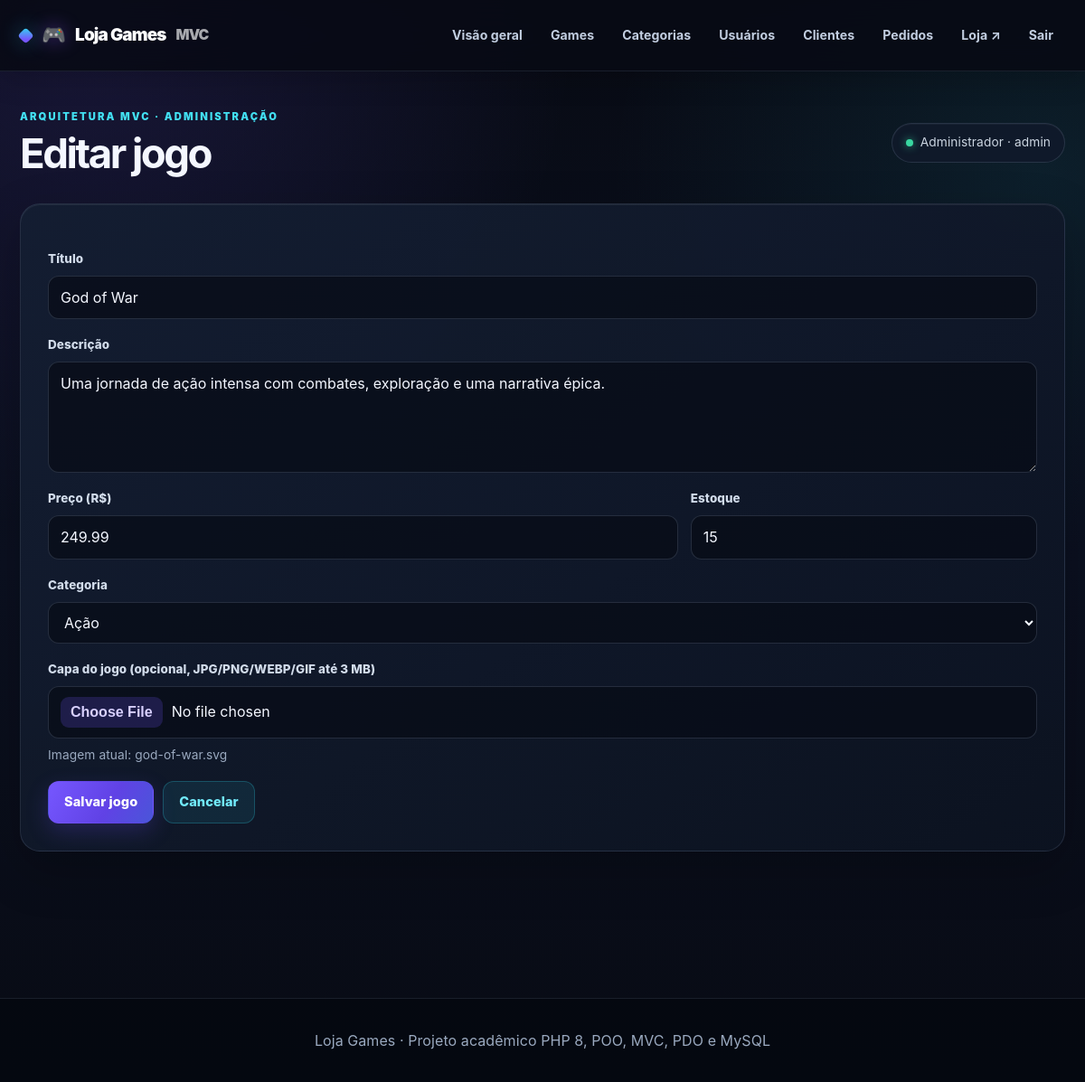
Page /admin/mvc/index.php?entidade=games&acao=editar&id=2 (signed in) on the committed database.
### tables this page shows
CREATE TABLE IF NOT EXISTS games (
    id INT UNSIGNED AUTO_INCREMENT PRIMARY KEY,
    titulo VARCHAR(150) NOT NULL,
    descricao TEXT NOT NULL,
    preco DECIMAL(10,2) NOT NULL DEFAULT 0,
    estoque INT UNSIGNED NOT NULL DEFAULT 0,
    categoria VARCHAR(100) NOT NULL,
    categoria_id INT UNSIGNED NULL,
    imagem VARCHAR(255) NULL,
    created_at DATETIME NOT NULL DEFAULT CURRENT_TIMESTAMP,
    updated_at DATETIME NOT NULL DEFAULT CURRENT_TIMESTAMP ON UPDATE CURRENT_TIMESTAMP,
    INDEX idx_games_titulo (titulo),
    INDEX idx_games_categoria (categoria),
    INDEX idx_games_categoria_id (categoria_id),
    CONSTRAINT fk_games_categoria FOREIGN KEY (categoria_id) REFERENCES categorias(id) ON DELETE RESTRICT ON UPDATE CASCADE
);

CREATE TABLE IF NOT EXISTS categorias (
    id INT UNSIGNED AUTO_INCREMENT PRIMARY KEY,
    nome VARCHAR(100) NOT NULL UNIQUE,
    descricao TEXT NULL,
    created_at DATETIME NOT NULL DEFAULT CURRENT_TIMESTAMP,
    updated_at DATETIME NOT NULL DEFAULT CURRENT_TIMESTAMP ON UPDATE CURRENT_TIMESTAMP
);

### app/Core/BaseController.php (called while the page is built, shortened)
<?php
abstract class BaseController
{
    protected function render(string $view, array $data = []): void
    {
        extract($data, EXTR_SKIP);
        require __DIR__ . '/../Views/layout/header.php';
        require __DIR__ . '/../Views/' . $view . '.php';
        require __DIR__ . '/../Views/layout/footer.php';
    }
    protected function positiveId(): int
    {
        $id = filter_var($_POST['id'] ?? $_GET['id'] ?? null, FILTER_VALIDATE_INT);
        return (int) $id;
    }
}

### admin/mvc/index.php (called while the page is built, shortened)
<?php
require_once __DIR__ . '/../../app/bootstrap.php';
$entidade = (string)($_GET['entidade'] ?? 'inicio');
$acao = (string)($_GET['acao'] ?? 'listar');
$controladores = [
    'games' => App\Controllers\GameController::class,
    'categorias' => App\Controllers\CategoriaController::class,
    'usuarios' => App\Controllers\UsuarioController::class,
    'clientes' => App\Controllers\ClienteController::class,
    'pedidos' => App\Controllers\PedidoController::class,
];
try {
    $controller = new $controladores[$entidade]($pdo);
    $controller->dispatch($acao);
} catch (Throwable $e) {
    error_log('[Loja Games MVC] ' . $e->getMessage());
    definirFlash('erro', $e instanceof InvalidArgumentException || $e instanceof RuntimeException ? $e->getMessage() : 'Ocorreu um erro ao processar a operação.');
    $destino = in_array($entidade, array_keys($controladores), true) ? $entidade : 'inicio';
    header('Location: index.php' . ($destino === 'inicio' ? '' : '?entidade=' . urlencode($destino)));
    exit;
}

### app/bootstrap.php (called while the page is built, shortened)
<?php
require_once __DIR__ . '/../admin/config/auth.php';
spl_autoload_register(static function (string $class): void {
    $prefix = 'App\\';
    $relative = substr($class, strlen($prefix));
    $file = __DIR__ . '/' . str_replace('\\', '/', $relative) . '.php';
});

### app/Models/Game.php (called while the page is built, shortened)
<?php
class Game
{
    public function buscar(int $id): array|false
    {
        $st=$this->pdo->prepare('SELECT g.*,COALESCE(c.nome,g.categoria) AS categoria_nome FROM games g LEFT JOIN categorias c ON c.id=g.categoria_id WHERE g.id=:id');
        $st->execute([':id'=>$id]); return $st->fetch();
    }
}

### admin/config/auth.php (called while the page is built, shortened)
<?php
function e(mixed $valor): string
{
    return htmlspecialchars((string) $valor, ENT_QUOTES, 'UTF-8');
}

### app/Models/Categoria.php (called while the page is built, shortened)
<?php
class Categoria
{
    public function listarParaSelect(): array
    {
        return $this->pdo->query('SELECT id,nome FROM categorias ORDER BY nome')->fetchAll();
    }
}

### app/Views/games/form.php (the view, shortened to what this page needs)
<?php $editando = $game !== null; $action = $editando ? 'atualizar' : 'salvar'; ?>
<section class="panel"><form method="post" enctype="multipart/form-data" action="index.php?entidade=games&acao=<?= $action ?><?= $editando ? '&id='.(int)$game['id'] : '' ?>" class="checkout-form">
<div class="field"><label for="titulo">Título</label><input id="titulo" name="titulo" maxlength="150" required value="<?= e($game['titulo']??'') ?>"></div>
<div class="field"><label for="descricao">Descrição</label><textarea id="descricao" name="descricao" rows="4" required><?= e($game['descricao']??'') ?></textarea></div>
<div class="checkout-form-row"><div class="field"><label for="preco">Preço (R$)</label><input id="preco" name="preco" type="number" min="0" step="0.01" required value="<?= e($game['preco']??'') ?>"></div><div class="field"><label for="estoque">Estoque</label><input id="estoque" name="estoque" type="number" min="0" step="1" required value="<?= e($game['estoque']??'0') ?>"></div></div>
<div class="field"><label for="categoria_id">Categoria</label><select id="categoria_id" name="categoria_id" required><?php foreach ($categorias as $cat): ?><option value="<?= (int)$cat['id'] ?>" <?= (int)($game['categoria_id']??0)===(int)$cat['id']?'selected':'' ?>><?= e($cat['nome']) ?></option><?php endforeach; ?></select></div>
<div class="field"><label for="imagem">Capa do jogo (opcional, JPG/PNG/WEBP/GIF até 3 MB)</label><input id="imagem" name="imagem" type="file" accept="image/jpeg,image/png,image/webp,image/gif"><?php if (!empty($game['imagem'])): ?><small>Imagem atual: <?= e($game['imagem']) ?></small><?php endif; ?></div>
<div class="quick-actions"><button class="btn btn-primary" type="submit" <?= !$categorias?'disabled':'' ?>>Salvar jogo</button><a class="btn btn-secondary" href="index.php?entidade=games">Cancelar</a></div>
</form></section>

### rows in the picture
games: titulo "God of War", descricao "Uma jornada de ação intensa com combates, exploração e uma narrativa épica.", preco "249.99", estoque "15", categoria_id "Ação", imagem "god-of-war.svg"

### other values in the picture
$pageTitle "Editar jogo"
$_SESSION['usuario_nome'] "Administrador"
$_SESSION['usuario_nivel'] "admin"
